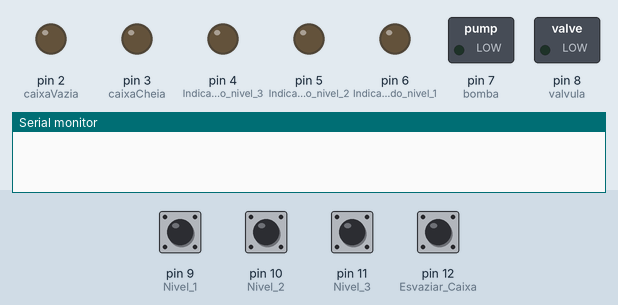
Bench run of a sketch on a simulated Arduino Uno, built with avr-gcc and run on an emulated ATmega328P. Shown: switched loads named in the sketch (green lamp = pin HIGH), output pins drawn as LEDs (lit = HIGH), the last lines printed to the serial monitor. Inputs (shaded band) come from the test bench; at power-on: pin 9 (Nivel_1), pin 10 (Nivel_2), pin 11 (Nivel_3), pin 12 (Esvaziar_Caixa) HIGH.

Above: at 1.2 s.
1.3 s: pin 10 (Nivel_2) pulled LOW for 0.15 s
At 3.5 s:
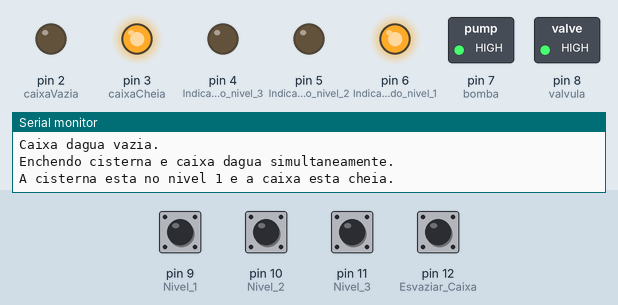
3.8 s: pin 9 (Nivel_1) pulled LOW for 0.15 s
At 5.2 s:
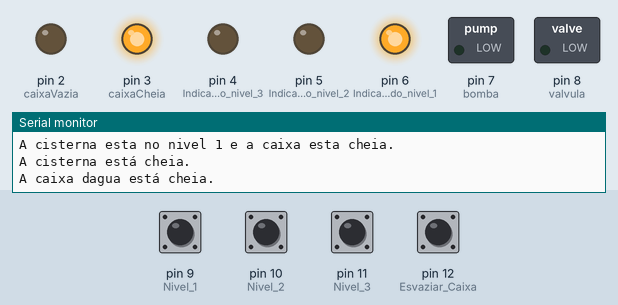
5.8 s: pin 11 (Nivel_3) pulled LOW for 0.15 s
At 7.1 s:
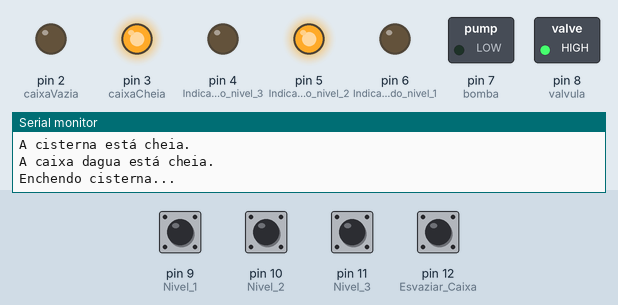
8.3 s: pin 10 (Nivel_2) pulled LOW for 1 s
At 10.4 s:
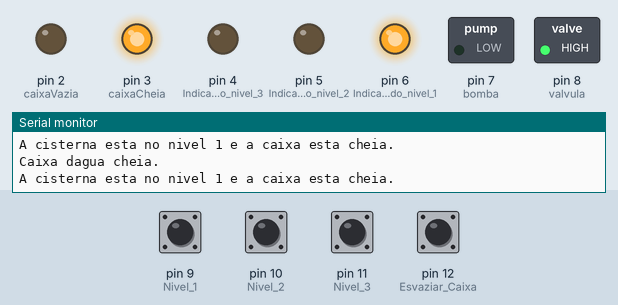
10.8 s: pin 12 (Esvaziar_Caixa) pulled LOW for 0.15 s
At 11.3 s:
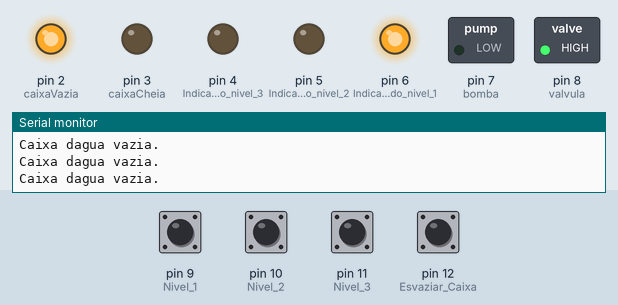
12.4 s: pin 9 (Nivel_1) pulled LOW for 1 s
At 14.5 s:
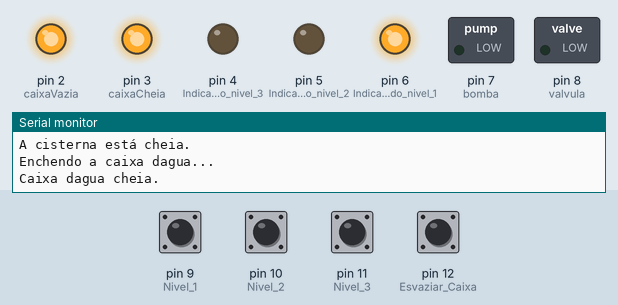
Timing chart, 0 to 15.9 s (numbered marks = the images above; inputs shaded):
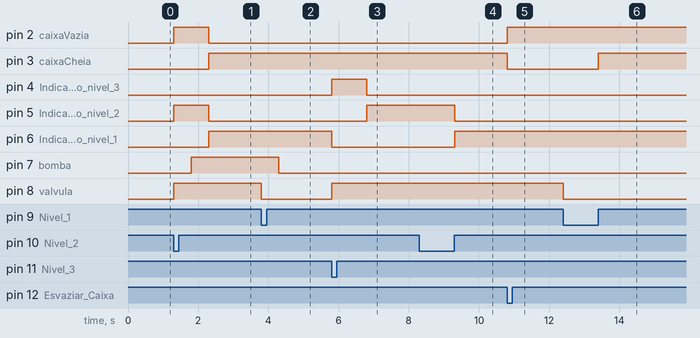

Measured:
- after the input at 1.3 s, pin 2 (caixaVazia), pin 5 (Indicação_do_nivel_2): LOW → HIGH at once, → LOW 1.0 s later; pin 3 (caixaCheia), pin 6 (Indicação_do_nivel_1): LOW → HIGH after 1.0 s; pin 7 (bomba): LOW → HIGH after 0.50 s; pin 8 (valvula): LOW → HIGH at once
- after the input at 3.8 s, pin 7 (bomba): HIGH → LOW after 0.50 s; pin 8 (valvula): HIGH → LOW at once
- after the input at 5.8 s, pin 4 (Indicação_do_nivel_3): LOW → HIGH at once, → LOW 1.0 s later; pin 5 (Indicação_do_nivel_2): LOW → HIGH after 1.0 s; pin 6 (Indicação_do_nivel_1): HIGH → LOW at once; pin 8 (valvula): LOW → HIGH at once
- after the input at 8.3 s, pin 5 (Indicação_do_nivel_2): HIGH → LOW after 1.0 s; pin 6 (Indicação_do_nivel_1): LOW → HIGH after 1.0 s
- after the input at 10.8 s, pin 2 (caixaVazia): LOW → HIGH at once; pin 3 (caixaCheia): HIGH → LOW at once
- after the input at 12.4 s, pin 3 (caixaCheia): LOW → HIGH after 1.0 s; pin 8 (valvula): HIGH → LOW at once

The sketch:

codigo.ino
```cpp
// Variaveis definindo os pinos para os leds que vão indicar os parametros
int caixaVazia = 2;
int caixaCheia = 3;

int bomba = 7;
int valvula = 8;

int nivelCaixa = 0; // 0 = vazia; 1 = cheia;
int nivelCisterna = 3; // 3 = baixo; 2 = medio; 1 = cheio
int ligado = 0;


void setup()
{
  Serial.begin(9600);
  pinMode(caixaVazia, OUTPUT); // Led pino 2
  pinMode(caixaCheia, OUTPUT); // Led pino 3
  pinMode(bomba, OUTPUT); // Led pino 7
  pinMode(valvula, OUTPUT); // Led pino 8
  // Sensores Cisterna
  pinMode(4, OUTPUT); // Indicação do nivel 3
  pinMode(5, OUTPUT); // Indicação do nivel 2
  pinMode(6, OUTPUT); // Indicação do nivel 1
  // Botoes
  pinMode(9, INPUT_PULLUP); // Nivel 1
  pinMode(10, INPUT_PULLUP); // Nivel 2
  pinMode(11, INPUT_PULLUP); // Nivel 3
  pinMode(12, INPUT_PULLUP); // Esvaziar Caixa
}

void nivel(int x)
{
  	for(int x = 4; x <= 6; x++)
   		digitalWrite(x, LOW);
  	if(nivelCaixa)
    {
		digitalWrite(caixaCheia, HIGH);
		digitalWrite(caixaVazia, LOW);
    }
  	else
    {
		digitalWrite(caixaCheia, LOW);
		digitalWrite(caixaVazia, HIGH);
    }

	switch(x)
    {
    	case 3: //cisterna com pouca agua
        {
          	digitalWrite(4, HIGH);
        	digitalWrite(valvula, HIGH); //ligar valvula
          	digitalWrite(bomba, LOW); // desligar a bomba
          	delay(500);
          	Serial.println("Enchendo cisterna...");
          	delay(500);
          	digitalWrite(4, LOW);
          	digitalWrite(5, HIGH);
          	delay(500);
          	nivelCisterna = 2;
          	Serial.println("A cisterna agora esta no nivel 2.");
        	break;
        }
      	case 2:
        {
          	digitalWrite(5, HIGH);
        	digitalWrite(valvula, HIGH); //ligar valvula
          	if(nivelCaixa)
            {
              	Serial.println("Caixa dagua cheia.");
            	digitalWrite(bomba, LOW);
            }
	        else
            {
            	Serial.println("Caixa dagua vazia.");
              	delay(500);
              	Serial.println("Enchendo cisterna e caixa dagua simultaneamente.");
              	digitalWrite(bomba, HIGH);
            }
          	delay(500);
          	digitalWrite(6, HIGH);
          	digitalWrite(5, LOW);
          	nivelCaixa = 1;
          	digitalWrite(caixaCheia, HIGH);
          	digitalWrite(caixaVazia, LOW);
          	Serial.println("A cisterna esta no nivel 1 e a caixa esta cheia.");
        	break;
        }
        case 1:
        {
          	digitalWrite(6, HIGH);
        	digitalWrite(valvula, LOW); //ligar valvula
          	Serial.println("A cisterna está cheia.");
          	delay(500);
          	if(nivelCaixa)
            {
          		digitalWrite(bomba, LOW); // desligar a bomba
              	Serial.println("A caixa dagua está cheia.");
            }
          	else
            {
              	Serial.println("Enchendo a caixa dagua...");
              	delay(500);
              	digitalWrite(caixaCheia, HIGH);
              	Serial.println("Caixa dagua cheia.");
            }
        	break;
        }
    }
}
void loop()
{
  for(int x = 9; x <= 12; x++)
  {
  	if(digitalRead(x) == 0) // se um botao for pressionado
    {
      if(x == 12)
      {
      	nivelCaixa = 0;
      	digitalWrite(caixaCheia, LOW);
      	digitalWrite(caixaVazia, HIGH);
        Serial.println("Caixa dagua vazia.");
      }
      else
	  	nivel(x - 8);
    }
  }
}
```
